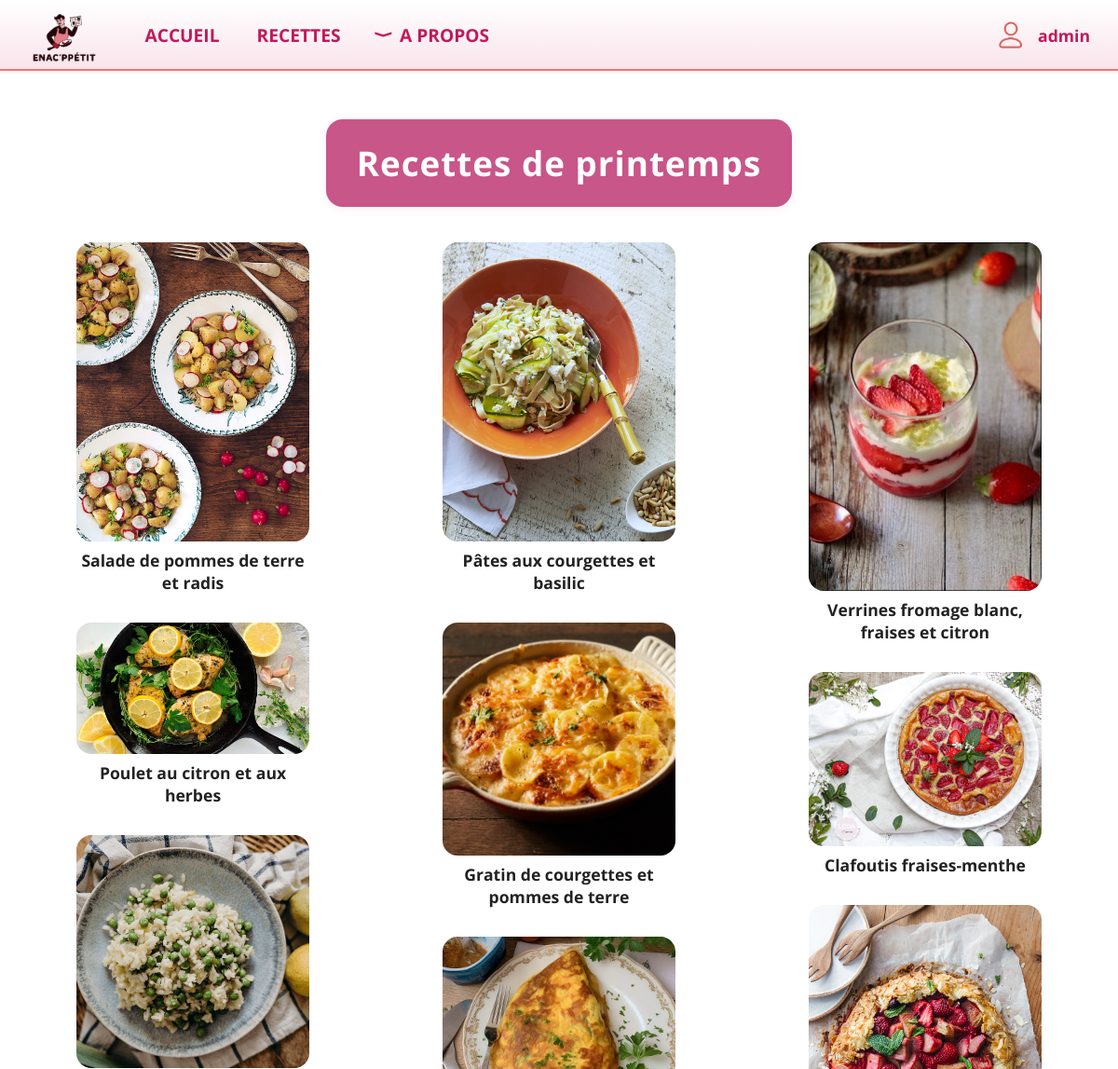
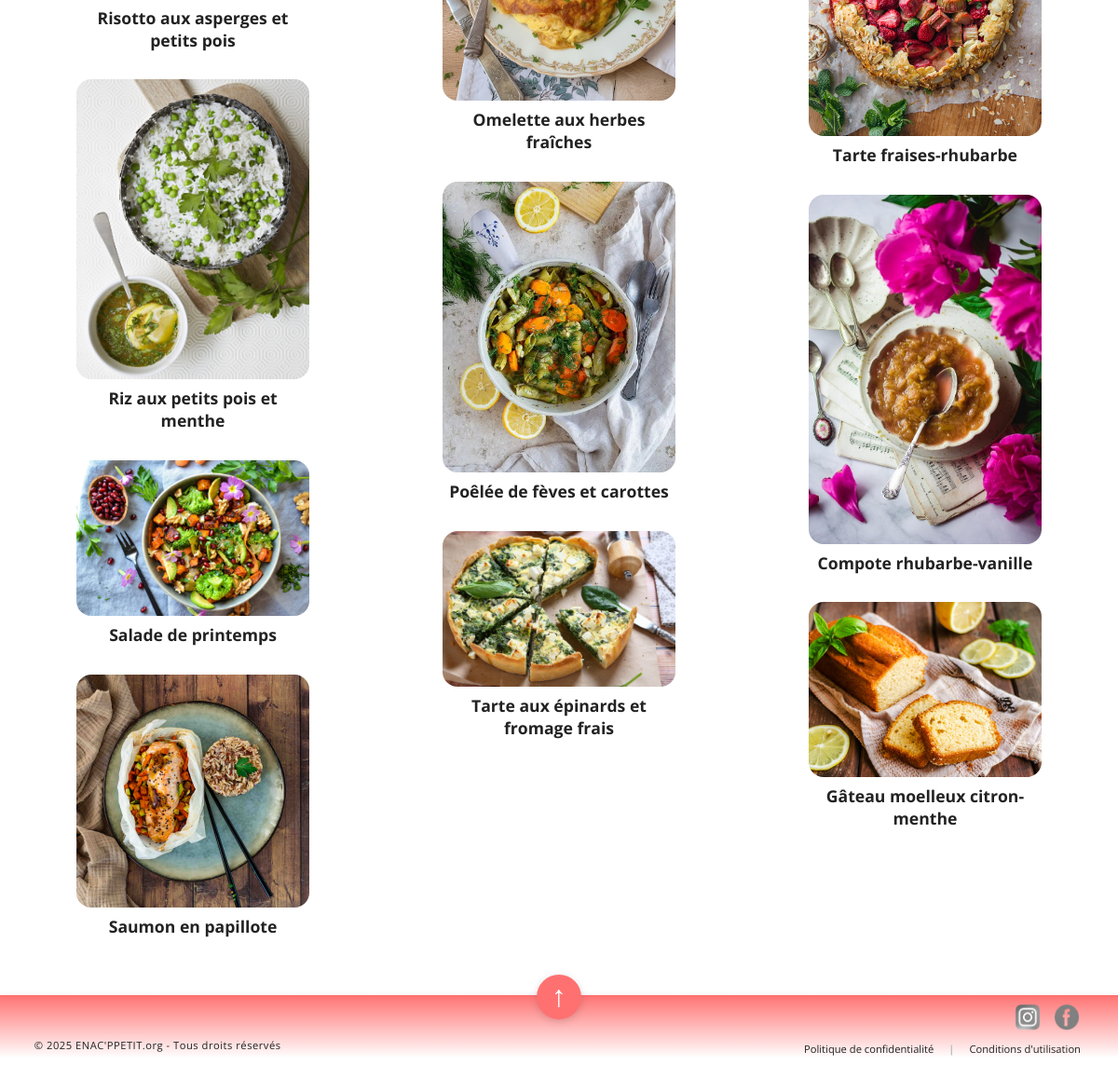
Page /printemps (signed in) on the committed database (2 pictures, top to bottom).
### tables this page shows
CREATE TABLE Recette (
    Recette_id INTEGER PRIMARY KEY,
    Title TEXT,
    Preptime INTEGER,
    Cooktime INTEGER,
    Category TEXT,
    Saison TEXT,
    Description TEXT,
    Servings INTEGER,
    Image TEXT
);

### app.py (the view)
@app.route('/printemps')
def printemps():
    conn = sqlite3.connect('BDD.db')
    conn.row_factory = sqlite3.Row
    plats = conn.execute("SELECT * FROM Recette WHERE saison = 'Printemps' AND category = 'Plat'").fetchall()
    desserts = conn.execute("SELECT * FROM Recette WHERE saison = 'Printemps' AND category = 'Dessert'").fetchall()
    conn.close()
    return render_template('printemps.html', plats=plats, desserts=desserts)

### templates/printemps.html (shortened to what this page needs)
{% extends "base.html" %}
{% block content %}
<div class="titre-saison">
    <h1>Recettes de printemps</h1>
</div>
<div class="recettes-grid">
    {% set titres_vus = [] %}
    {% for plat in plats %}
        {% if plat['Title'] not in titres_vus %}
            <div class="encadre-nom-recette">
                {% if plat['image'] %}
                    <div class="photo-recette">
                        <a href="{{ url_for('recette', recette_id=plat['Recette_id']) }}">
                            <img src="{{ url_for('static', filename=plat['image']) }}" alt="Image de {{ plat['Title'] }}">
                        </a>
                        <div class="titre-image-recette">
                            <a href="{{ url_for('recette', recette_id=plat['Recette_id']) }}" class="lien-recette-nom">
                                {{ plat['Title'] }}
                            </a>
                        </div>
                    </div>
                {% endif %}
            </div>
            {% set _ = titres_vus.append(plat['Title']) %}
        {% endif %}
    {% endfor %}
    {% for dessert in desserts %}
        {% if dessert['Title'] not in titres_vus %}
            <div class="encadre-nom-recette">
                {% if dessert['image'] %}
                    <div class="photo-recette">
                        <a href="{{ url_for('recette', recette_id=dessert['Recette_id']) }}">
                            <img src="{{ url_for('static', filename=dessert['image']) }}" alt="Image de {{ dessert['Title'] }}">
                        </a>
                        <div class="titre-image-recette">
                            <a href="{{ url_for('recette', recette_id=dessert['Recette_id']) }}" class="lien-recette-nom">
                                {{ dessert['Title'] }}
                            </a>
                        </div>
                    </div>
                {% endif %}
            </div>
            {% set _ = titres_vus.append(dessert['Title']) %}
        {% endif %}
    {% endfor %}
</div>
{% endblock %}

### static/style.css (style rules this page uses)
body { overflow-x: hidden; background: #fff; margin: 0; padding: 0; font-family: 'Open Sans', Arial, sans-serif; }
html { box-sizing: border-box; width: 100vw; overflow-x: hidden; }
*, *::before, *::after { box-sizing: inherit; }
.lien-recette-nom, .lien-apropos { color: #222 !important; text-decoration: none !important; }
.encadre-nom-recette { background: none; border: none; border-radius: 0; padding: 0 0 12px 0; font-size: 1.1em; font-weight: bold; margin: 0 0 0.5cm 0; box-sizing: border-box; width: 100%; break-inside: avoid; }
.recettes-grid { column-count: 3; column-gap: 0.5cm; width: 100%; max-width: 1200px; margin: 30px auto; padding: 0; display: block; }
.photo-recette img { width: 100%; max-width: 250px; height: auto; display: block; margin: 0 auto; border-radius: 16px; }
.titre-image-recette { max-width: 250px; margin: 8px auto 0 auto; text-align: center; font-size: 1em; font-weight: bold; white-space: normal; overflow: visible; text-overflow: unset; word-break: break-word; }
.titre-saison { background: #c85688; border-radius: 18px; padding: 22px 0; margin: 32px auto 38px auto; max-width: 500px; text-align: center; box-shadow: 0 2px 12px rgba(200, 24, 91, 0.07); }
.titre-saison h1 { color: #fff; margin: 0; font-size: 2.3em; letter-spacing: 1px; font-weight: bold; }

### rows in the picture
Recette: Image+Title (picture), Title "Salade de pommes de terre et radis"
Recette: Image+Title (picture), Title "Poulet au citron et aux herbes"
Recette: Image+Title (picture), Title "Risotto aux asperges et petits pois"
Recette: Image+Title (picture), Title "Riz aux petits pois et menthe"
Recette: Image+Title (picture), Title "Salade de printemps"
Recette: Image+Title (picture), Title "Saumon en papillote"
Recette: Image+Title (picture), Title "Pâtes aux courgettes et basilic"
Recette: Image+Title (picture), Title "Gratin de courgettes et pommes de terre"
Recette: Image+Title (picture), Title "Omelette aux herbes fraîches"
Recette: Image+Title (picture), Title "Poêlée de fèves et carottes"
Recette: Image+Title (picture), Title "Tarte aux épinards et fromage frais"
Recette: Image+Title (picture), Title "Verrines fromage blanc, fraises et citron"
Recette: Image+Title (picture), Title "Clafoutis fraises-menthe"
Recette: Image+Title (picture), Title "Tarte fraises-rhubarbe"
Recette: Image+Title (picture), Title "Compote rhubarbe-vanille"
Recette: Image+Title (picture), Title "Gâteau moelleux citron-menthe"

### other values in the picture
{{ session['username'] }} "admin"
